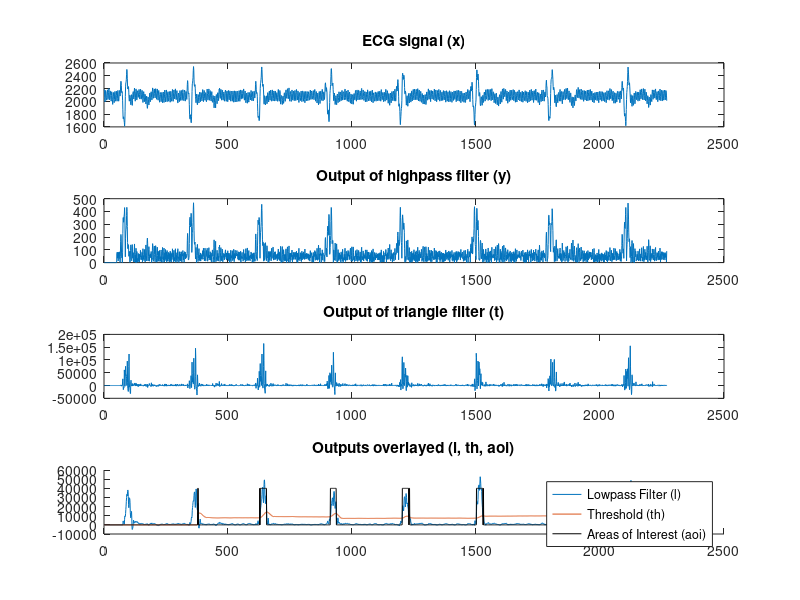

Here is the MATLAB script that generated this plot:
% Load data
data = csvread('output.csv');

% Extract columns into variables
x = data(:,1);
x_bar = data(:,2);
y_hat = data(:,3);
y = data(:,4);
t = data(:,5);
l = data(:,6);
th = data(:,7);
aoi = data(:,8)*40000;

% Create a new figure
figure

% Subplot for ECG signal
subplot(4,1,1);
plot(x);
title('ECG signal (x)');

% Subplot for output of highpass filter
subplot(4,1,2);
plot(y);
title('Output of highpass filter (y)');

% Subplot for output of triangle filter
subplot(4,1,3);
plot(t);
title('Output of triangle filter (t)');

% Subplot for output of lowpass filter, threshold, and areas of interest
subplot(4,1,4);
hold on; % This allows multiple plots on the same axes
plot(l);
plot(th);
plot(aoi,'k');
hold off;
legend('Lowpass Filter (l)', 'Threshold (th)', 'Areas of Interest (aoi)');
title('Outputs overlayed (l, th, aoi)');
